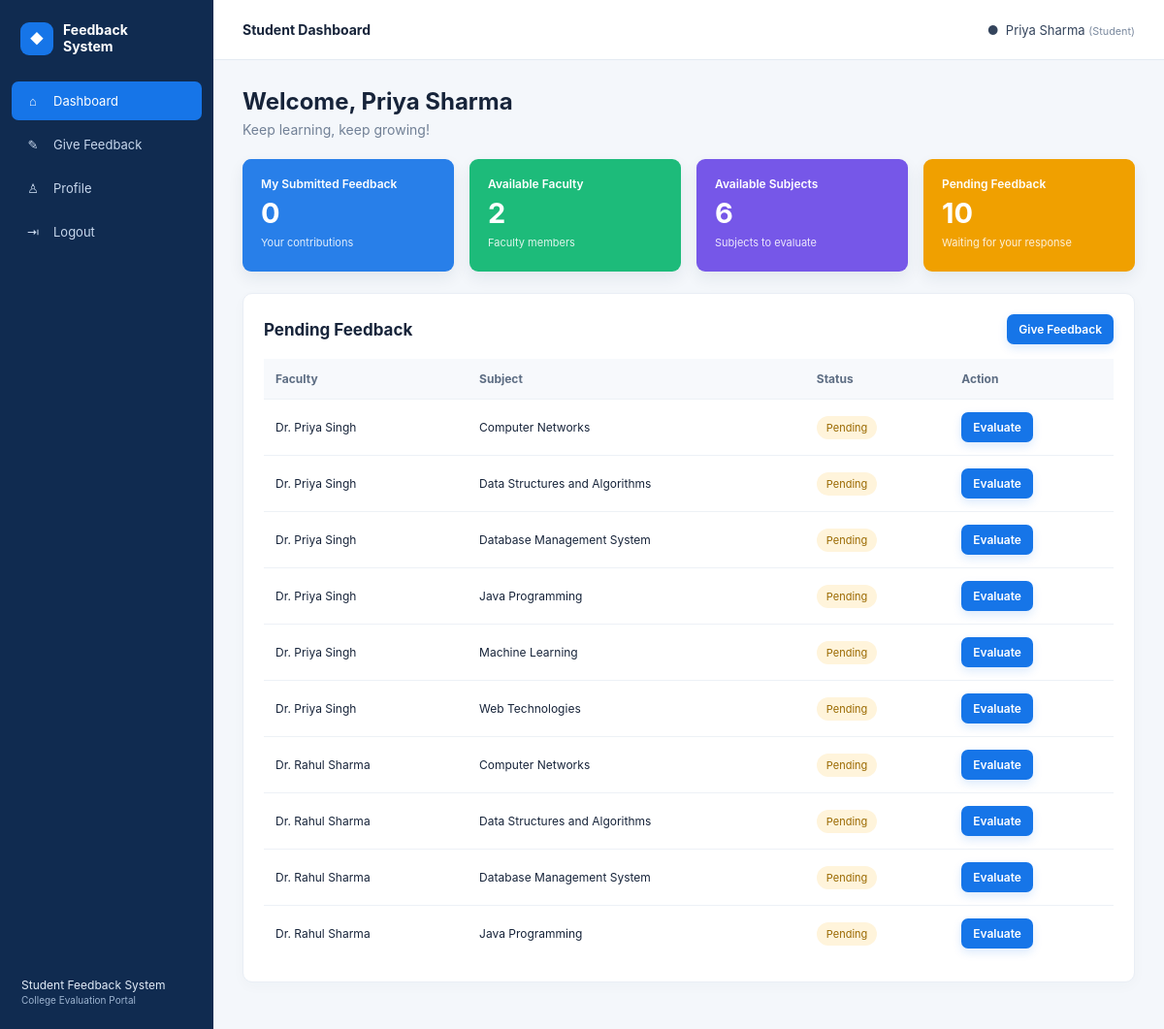
The app's page /dashboard.php (signed in) with its own data.
### tables this page shows
CREATE TABLE users (
  id INT AUTO_INCREMENT PRIMARY KEY,
  username VARCHAR(50) NOT NULL UNIQUE,
  password VARCHAR(255) NOT NULL,
  role ENUM('admin','student','faculty') NOT NULL,
  name VARCHAR(100) NOT NULL,
  email VARCHAR(120) NOT NULL UNIQUE,
  student_code VARCHAR(30) DEFAULT NULL,
  faculty_code VARCHAR(30) DEFAULT NULL,
  department VARCHAR(100) DEFAULT NULL,
  semester VARCHAR(50) DEFAULT NULL,
  designation VARCHAR(100) DEFAULT NULL,
  status ENUM('active','inactive') NOT NULL DEFAULT 'active',
  created_at TIMESTAMP DEFAULT CURRENT_TIMESTAMP
);

CREATE TABLE subjects (
  id INT AUTO_INCREMENT PRIMARY KEY,
  subject_name VARCHAR(100) NOT NULL,
  semester VARCHAR(50) DEFAULT NULL,
  status ENUM('active','inactive') DEFAULT 'active',
  created_at TIMESTAMP DEFAULT CURRENT_TIMESTAMP
);

### dashboard.php (the view, shortened to what this page needs)
<?php
require_once "config.php"; require_login();
$role = $_SESSION["role"]; $uid = (int)$_SESSION["user_id"];
if ($role === "admin") {
    $students=(int)$pdo->query("SELECT COUNT(*) FROM users WHERE role='student'")->fetchColumn();
    $faculty=(int)$pdo->query("SELECT COUNT(*) FROM users WHERE role='faculty'")->fetchColumn();
    $feedbackCount=(int)$pdo->query("SELECT COUNT(*) FROM feedback")->fetchColumn();
    $questions=(int)$pdo->query("SELECT COUNT(*) FROM questions WHERE status='active'")->fetchColumn();
    $recent=$pdo->query("SELECT f.submitted_at,u.name faculty,s.subject_name,COUNT(a.id) responses FROM feedback f JOIN users u ON u.id=f.faculty_id JOIN subjects s ON s.id=f.subject_id LEFT JOIN feedback_answers a ON a.feedback_id=f.id GROUP BY f.id ORDER BY f.submitted_at DESC LIMIT 8")->fetchAll();
    app_header("Admin Dashboard"); ?>
    <div class="welcome"><div><h1>Welcome, Admin</h1><p>Here's what's happening with your feedback system.</p></div></div>
    <div class="stats-grid"><div class="stat blue"><span>Total Students</span><strong><?=$students?></strong><small>Registered learners</small></div><div class="stat green"><span>Total Faculty</span><strong><?=$faculty?></strong><small>Faculty members</small></div><div class="stat purple"><span>Total Feedback</span><strong><?=$feedbackCount?></strong><small>Submissions received</small></div><div class="stat orange"><span>Total Questions</span><strong><?=$questions?></strong><small>Active evaluation questions</small></div></div>
    <div class="panel"><div class="panel-head"><h2>Recent Feedback Activity</h2><a class="btn light small-btn" href="reports.php">View Reports</a></div><div class="table-wrap"><table><thead><tr><th>Date</th><th>Faculty</th><th>Subject</th><th>Feedback Count</th></tr></thead><tbody><?php foreach($recent as $r): ?><tr><td><?=e(date("Y-m-d",strtotime($r["submitted_at"])))?></td><td><?=e($r["faculty"])?></td><td><?=e($r["subject_name"])?></td><td><?=e($r["responses"])?></td></tr><?php endforeach; ?><?php if(!$recent): ?><tr><td colspan="4">No feedback has been submitted yet.</td></tr><?php endif; ?></tbody></table></div></div>
<?php } elseif ($role === "student") {
    $stmt=$pdo->prepare("SELECT COUNT(*) FROM feedback WHERE student_id=?");$stmt->execute([$uid]);$my=(int)$stmt->fetchColumn();
    $faculty=(int)$pdo->query("SELECT COUNT(*) FROM users WHERE role='faculty' AND status='active'")->fetchColumn();
    $subjects=(int)$pdo->query("SELECT COUNT(*) FROM subjects WHERE status='active'")->fetchColumn();
    $pending=$pdo->prepare("SELECT u.id faculty_id,u.name faculty,s.id subject_id,s.subject_name FROM users u CROSS JOIN subjects s WHERE u.role='faculty' AND u.status='active' AND s.status='active' AND NOT EXISTS (SELECT 1 FROM feedback f WHERE f.student_id=? AND f.faculty_id=u.id AND f.subject_id=s.id) ORDER BY u.name,s.subject_name LIMIT 10");$pending->execute([$uid]);$rows=$pending->fetchAll();
    app_header("Student Dashboard"); ?>
    <div class="welcome"><div><h1>Welcome, <?=e($_SESSION["name"])?></h1><p>Keep learning, keep growing!</p></div></div>
    <div class="stats-grid"><div class="stat blue"><span>My Submitted Feedback</span><strong><?=$my?></strong><small>Your contributions</small></div><div class="stat green"><span>Available Faculty</span><strong><?=$faculty?></strong><small>Faculty members</small></div><div class="stat purple"><span>Available Subjects</span><strong><?=$subjects?></strong><small>Subjects to evaluate</small></div><div class="stat orange"><span>Pending Feedback</span><strong><?=count($rows)?></strong><small>Waiting for your response</small></div></div>
    <div class="panel"><div class="panel-head"><h2>Pending Feedback</h2><a href="feedback.php" class="btn primary small-btn">Give Feedback</a></div><div class="table-wrap"><table><thead><tr><th>Faculty</th><th>Subject</th><th>Status</th><th>Action</th></tr></thead><tbody><?php foreach($rows as $r): ?><tr><td><?=e($r["faculty"])?></td><td><?=e($r["subject_name"])?></td><td><span class="pill pending">Pending</span></td><td><a class="btn primary small-btn" href="feedback.php?faculty=<?=$r["faculty_id"]?>&amp;subject=<?=$r["subject_id"]?>">Evaluate</a></td></tr><?php endforeach; ?><?php if(!$rows): ?><tr><td colspan="4">You have completed all available evaluations. Thank you!</td></tr><?php endif; ?></tbody></table></div></div>
<?php } app_footer(); ?>

### config.php (shortened to what this page needs)
<?php
function e($value) {
    return htmlspecialchars((string)($value ?? ""), ENT_QUOTES, "UTF-8");
}
function app_header($title = "Dashboard") {
    $role = $_SESSION["role"] ?? "";
    $name = $_SESSION["name"] ?? "User";
    $links = [
        "dashboard.php" => ["Dashboard", "⌂"],
        "feedback.php" => ["Give Feedback", "✎"],
        "reports.php" => ["Reports", "▤"],
        "profile.php" => ["Profile", "♙"]
    ];
    echo '<!doctype html><html lang="en"><head><meta charset="utf-8"><meta name="viewport" content="width=device-width,initial-scale=1"><title>'.e($title).' | Feedback System</title><link rel="stylesheet" href="style.css"><script src="script.js" defer></script></head><body class="app-body">';
    echo '<aside class="sidebar"><a class="brand" href="dashboard.php"><span class="brand-icon">◆</span><span>Feedback<br>System</span></a><nav>';
    foreach ($links as $url => $item) {
        if ($url === "reports.php" && $role === "student") continue;
        $active = basename($_SERVER["PHP_SELF"]) === $url ? "active" : "";
        echo '<a class="'.$active.'" href="'.e($url).'"><span>'.e($item[1]).'</span>'.e($item[0]).'</a>';
    }
    echo '<a href="logout.php"><span>⇥</span>Logout</a></nav><div class="sidebar-foot">Student Feedback System<br><small>College Evaluation Portal</small></div></aside>';
    echo '<main class="main-area"><header class="topbar"><button class="menu-toggle" id="menuButton" aria-label="Open menu">☰</button><span class="topbar-title">'.e($title).'</span><div class="user-chip">● &nbsp;'.e($name).' <small>('.e(ucfirst($role)).')</small></div></header><section class="page-content">';
}
function app_footer() {
    echo '</section></main></body></html>';
}

### style.css (style rules this page uses)
* { box-sizing:border-box }
:root { --navy:#102f61;--blue:#1675e8;--text:#17243a;--muted:#718096;--line:#e4eaf2;--bg:#f4f7fb }
body { margin:0;font-family:Inter,"Segoe UI",Arial,sans-serif;color:var(--text);background:var(--bg);font-size:14px }
a { color:#1675e8;text-decoration:none }
.btn { display:inline-flex;align-items:center;justify-content:center;border:0;border-radius:7px;padding:11px 17px;cursor:pointer;font-weight:600;text-decoration:none;transition:.15s }
.primary { background:#1675e8;color:#fff;box-shadow:0 4px 10px #1675e826 }
.small-btn { padding:8px 12px;font-size:12px }
.app-body { display:flex;min-height:100vh }
.sidebar { width:220px;background:#102b50;color:#d8e7fa;display:flex;flex-direction:column;padding:18px 12px;flex-shrink:0 }
.brand { display:flex;align-items:center;gap:10px;color:#fff;font-weight:700;font-size:14px;padding:5px 9px 27px;line-height:1.2 }
.brand-icon { display:grid;place-items:center;width:34px;height:34px;border-radius:9px;background:#1675e8;color:#fff }
.sidebar nav { display:grid;gap:5px }
.sidebar nav a { color:#c8d8ed;padding:12px 13px;border-radius:7px;display:flex;gap:12px;align-items:center;font-size:13px }
.sidebar nav a span { width:18px;text-align:center }
.sidebar nav a:hover,.sidebar nav a.active { background:#1675e8;color:#fff }
.sidebar-foot { margin-top:auto;padding:20px 10px 5px;font-size:12px;color:#e2ecf8 }
.sidebar-foot small { color:#9db4d0 }
.main-area { flex:1;min-width:0 }
.topbar { height:62px;background:#fff;border-bottom:1px solid var(--line);display:flex;align-items:center;justify-content:space-between;padding:0 30px }
.topbar-title { font-weight:700 }
.user-chip { font-size:13px;color:#34445c }
.user-chip small { color:#7a899e }
.page-content { padding:28px 30px;max-width:1500px;margin:auto }
.welcome { display:flex;align-items:center;justify-content:space-between;margin-bottom:22px }
.welcome h1 { font-size:24px;margin:0 0 6px }
.welcome p { margin:0;color:var(--muted) }
.stats-grid { display:grid;grid-template-columns:repeat(4,minmax(0,1fr));gap:16px;margin-bottom:22px }
.stat { border-radius:9px;color:#fff;padding:18px 19px;min-height:116px;display:flex;flex-direction:column;gap:7px;box-shadow:0 7px 16px #1c385014 }
.stat span { font-size:12px;font-weight:600 }
.stat strong { font-size:29px;line-height:1.1 }
.stat small { opacity:.85;font-size:11px }
.blue { background:#287fe9 }
.green { background:#1dbb7a }
.purple { background:#7657e8 }
.orange { background:#f0a000 }
.panel { background:#fff;border:1px solid #e9eef5;border-radius:10px;padding:21px;margin-bottom:20px;box-shadow:0 4px 14px #263d5907 }
.panel h2 { font-size:17px;margin:0 0 15px }
.panel-head { display:flex;align-items:center;justify-content:space-between;margin-bottom:15px }
.panel-head h2 { margin:0 }
.table-wrap { overflow-x:auto }
table { width:100%;border-collapse:collapse;min-width:500px }
th,td { text-align:left;padding:13px 12px;border-bottom:1px solid #edf1f6;font-size:12px }
th { background:#f7f9fc;color:#5d6d83;font-weight:700 }
tbody tr:last-child td { border-bottom:0 }
.pill { display:inline-block;background:#edf4ff;color:#2867b4;border-radius:20px;padding:5px 10px;font-size:11px }
.pill.pending { background:#fff4db;color:#9a6900 }

### records on screen
users: name "Dr. Priya Singh", subjects.subject_name "Computer Networks", subjects.subject_name "Data Structures and Algorithms", subjects.subject_name "Database Management System", subjects.subject_name "Java Programming", subjects.subject_name "Machine Learning", subjects.subject_name "Web Technologies"
users: name "Dr. Rahul Sharma", subjects.subject_name "Computer Networks", subjects.subject_name "Data Structures and Algorithms", subjects.subject_name "Database Management System", subjects.subject_name "Java Programming"

### other values on screen
$item[1] "⌂"
$item[0] "Dashboard"
$item[1] "✎"
$item[0] "Give Feedback"
$item[1] "♙"
$item[0] "Profile"
$title "Student Dashboard"
$name "Priya Sharma"
$role "Student"
$_SESSION["name"] "Priya Sharma"
$my "0"
$faculty "2"
$subjects "6"
count($rows) "10"
